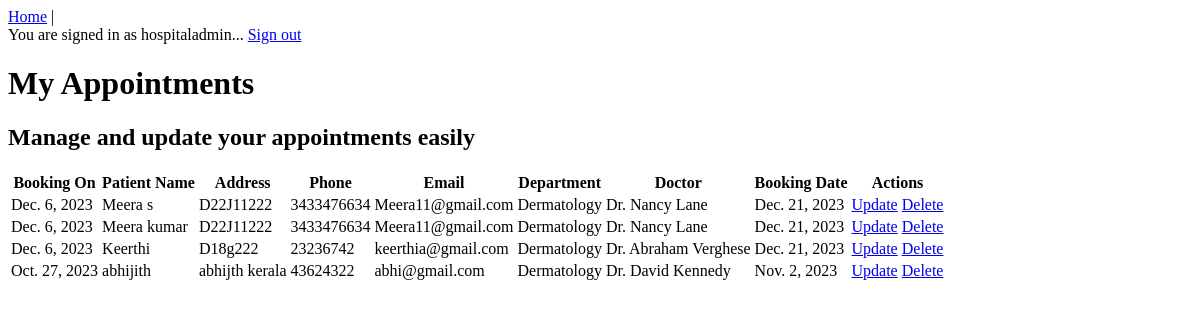
Page /showappointments/ (signed in) on the earlier database version.
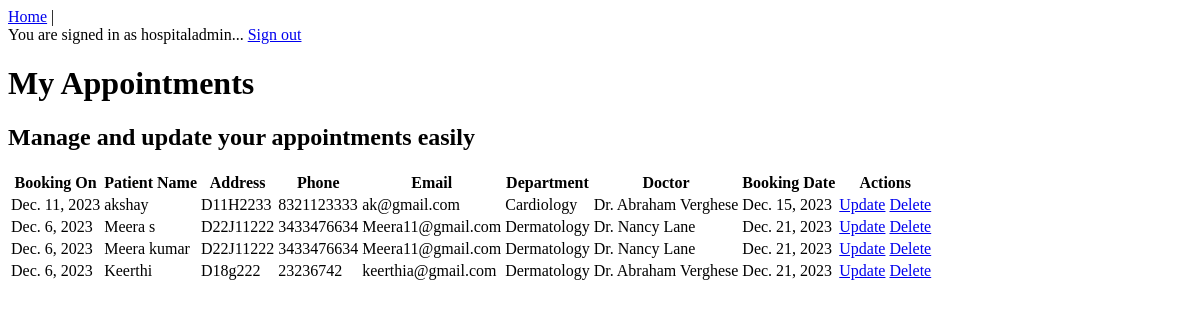
Same page on the later database version.
### home/models.py (models this page shows)
class Bookappointment(models.Model):
    pname = models.CharField(max_length=200)
    paddress = models.CharField(max_length=600)
    pphone = models.CharField(max_length=10)
    pemail = models.EmailField()
    depname = models.ForeignKey(Department,on_delete=models.CASCADE)
    docname =models.ForeignKey(Doctors,on_delete=models.CASCADE)
    bookingdate = models.DateField()
    bookingon = models.DateField(auto_now=True)

class Department(models.Model):
    depname = models.CharField(max_length=200)
    depdescription = models.TextField()
    def __str__(self):
        return self.depname

class Doctors(models.Model):
    docname = models.CharField(max_length=200)
    depname = models.ForeignKey(Department,on_delete=models.CASCADE)
    qualification = models.CharField(max_length=200)
    docimage= models.ImageField(upload_to='docimage/', blank=True, null=True)
    def __str__(self):
        return self.docname

### home/views.py (the view)
# urls.py: path('showappointments/', views.showappointments, name='showappointments'),
@login_required
def showappointments(request):
    myappointments = Bookappointment.objects.all().order_by('-bookingon')
    return render(request, 'home/myappointment.html', {'myappointments': myappointments})

### home/templates/home/myappointment.html (shortened to what this page needs)
<!DOCTYPE html>
{% extends "home/base.html" %}
{% block content %}
<body>
    <h1>My Appointments</h1>
    <h2>Manage and update your appointments easily</h2>
    <table>
        <tr>
            <th>Booking On</th>
            <th>Patient Name</th>
            <th>Address</th>
            <th>Phone</th>
            <th>Email</th>
            <th>Department</th>
            <th>Doctor</th>
            <th>Booking Date</th>
            <th>Actions</th>
        </tr>
        {% for b in myappointments %}
            <tr class="appointment-box">
                <td>{{ b.bookingon }}</td>
                <td>{{ b.pname }}</td>
                <td>{{ b.paddress }}</td>
                <td>{{ b.pphone }}</td>
                <td>{{ b.pemail }}</td>
                <td>{{ b.depname }}</td>
                <td>{{ b.docname }}</td>
                <td>{{ b.bookingdate }}</td>
                <td>
                    <form method="post">
                        <a class="update" href="{% url 'home:updateappointment' b.id %}">Update</a>
                        <a class="delete" href="{% url 'home:deleteappointment' b.id %}">Delete</a>
                    </form>
                </td>
            </tr>
        {% endfor %}
    </table>
</body>
</html>
{% endblock content %}

### home/templates/home/base.html (shortened to what this page needs)
{% load static %}
<!DOCTYPE html>
<html>
<head>
</head>
<body>
<header>
<div class="topnav">
<a class="active" href="/">Home</a> |
{% if user.is_authenticated %}
<div> You are signed in as {{user.username}}...
<a href="{% url 'sign_out' %}">Sign out</a>
{% else %}
<a href="{% url 'sign_in' %}">Sign in</a> |
<a href="{% url 'users:sign_up' %}">Sign up</a>
{% endif %}
</div>
</header>
<main>
{% block content %}{% endblock %}
</body>
</html>

Differences in the rows shown:
removed Bookappointment: bookingon "Oct. 27, 2023", pname "abhijith", paddress "abhijth kerala", pphone "43624322", pemail "abhi@gmail.com", depname "Dermatology", docname "Dr. David Kennedy", bookingdate "Nov. 2, 2023"
added Bookappointment: bookingon "Dec. 11, 2023", pname "akshay", paddress "D11H2233", pphone "8321123333", pemail "ak@gmail.com", depname "Cardiology", docname "Dr. Abraham Verghese", bookingdate "Dec. 15, 2023"
